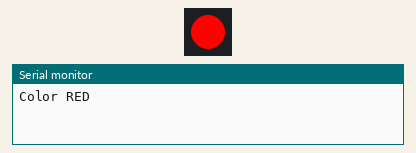
Recording of a sketch running on a simulated Arduino Mega 2560, built with avr-gcc and run on an emulated ATmega2560. On the bench: 1 RGB LEDs in strip order, left to right, the last lines printed to the serial monitor.

Above: at 0.2 s.
At 0.7 s:
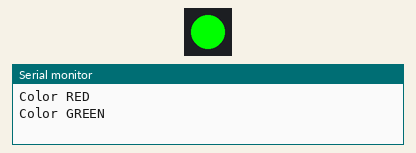
At 2.7 s:
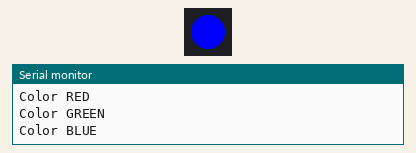
Timing chart, 0 to 3.5 s (numbered marks = the images above):
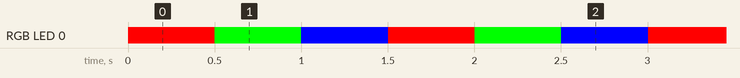

The sketch:

h2_rc_90x120_rgb_module_check.ino
```cpp
// (licence header left out)
// Подключение библиотеки адресных светодиодов
#include <Adafruit_NeoPixel.h>

// Вывод с подключенным адресным светодиодом
const int PIXELS_PIN = 30;
// Количество адресных светодиодов
const int PIXELS_NUM = 1;

// Создание объекта для адресных светодиодов
Adafruit_NeoPixel Pixels(PIXELS_NUM, PIXELS_PIN, NEO_GRB + NEO_KHZ800);

void setup() {
  // Настройка скорости отладочного порта
  Serial.begin(115200);
  // Инициализация объекта адресных светодиодов
  Pixels.begin();
  // Выключение всех адресных светодиодов
  Pixels.clear();
}

void loop() {
  Serial.println("Color RED");
  for (int i = 0; i < PIXELS_NUM; i++) {
    Pixels.setPixelColor(i, Pixels.Color(255, 0, 0)); // Красный
    Pixels.show();
    delay(500);
  }
  Serial.println("Color GREEN");
  for (int i = 0; i < PIXELS_NUM; i++) {
    Pixels.setPixelColor(i, Pixels.Color(0, 255, 0)); // Зеленый
    Pixels.show();
    delay(500);
  }
  Serial.println("Color BLUE");
  for (int i = 0; i < PIXELS_NUM; i++) {
    Pixels.setPixelColor(i, Pixels.Color(0, 0, 255)); // Синий
    Pixels.show();
    delay(500);
  }
}
```

Measured:
- by itself, RGB LED 0: repeats every 1.5 s: RGB(0, 255, 0) 0.50 s, RGB(0, 0, 255) 0.50 s, RGB(255, 0, 0) 0.50 s
- by itself, everything shown: repeats every 1.5 s, in 3 steps
